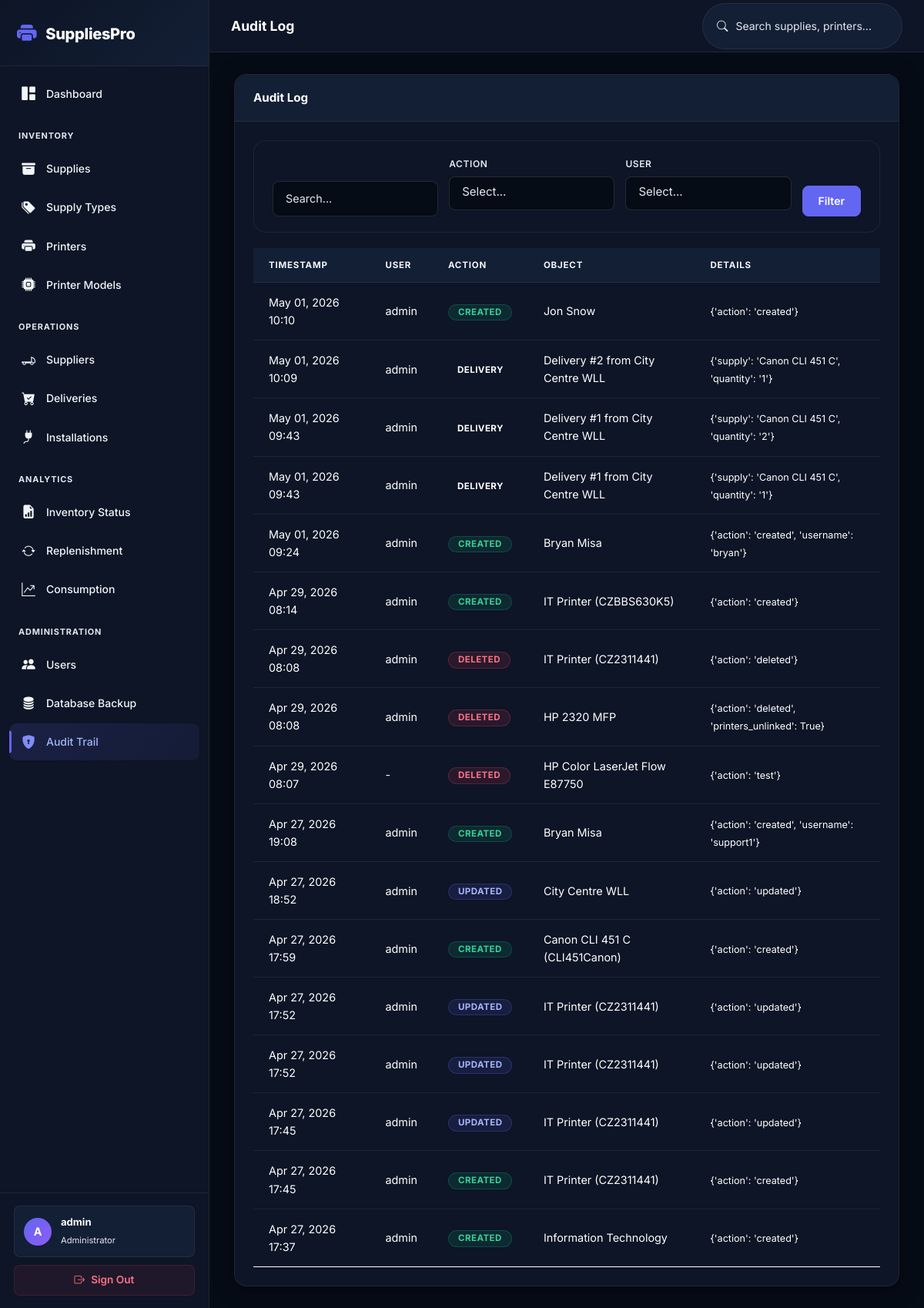
/audit/ (signed in), run on the app's committed database.
### inventory/models.py (models this page shows, shortened)
class User(AbstractUser):
    ROLE_CHOICES = [
        ('admin', 'Administrator'),
        ('manager', 'Manager'),
    ]
    role = models.CharField(max_length=20, choices=ROLE_CHOICES, default='manager')
    phone = models.CharField(max_length=20, blank=True)
    class Meta:
        verbose_name = 'User'
        verbose_name_plural = 'Users'

class AuditLog(models.Model):
    ACTION_CHOICES = [
        ('create', 'Created'),
        ('update', 'Updated'),
        ('delete', 'Deleted'),
        ('install', 'Installed'),
        ('dispose', 'Disposed'),
        ('delivery', 'Delivery'),
    ]
    user = models.ForeignKey(User, on_delete=models.SET_NULL, null=True)
    action = models.CharField(max_length=20, choices=ACTION_CHOICES)
    content_type = models.ForeignKey('contenttypes.ContentType', on_delete=models.SET_NULL, null=True)
    object_id = models.PositiveIntegerField(null=True, blank=True)
    object_repr = models.CharField(max_length=500)
    changes = models.JSONField(default=dict, blank=True)
    timestamp = models.DateTimeField(auto_now_add=True)
    class Meta:
        ordering = ['-timestamp']
        verbose_name = 'Audit Log'
        verbose_name_plural = 'Audit Logs'

### inventory/views.py (the view)
# urls.py: path('audit/', views.audit_log, name='audit_log'),
@admin_required
def audit_log(request):
    queryset = AuditLog.objects.all()
    query = request.GET.get('q')
    action = request.GET.get('action')
    user = request.GET.get('user')
    date_from = request.GET.get('date_from')
    date_to = request.GET.get('date_to')
    if query:
        queryset = queryset.filter(object_repr__icontains=query)
    if action:
        queryset = queryset.filter(action=action)
    if user:
        queryset = queryset.filter(user_id=user)
    if date_from:
        queryset = queryset.filter(timestamp__date__gte=date_from)
    if date_to:
        queryset = queryset.filter(timestamp__date__lte=date_to)
    queryset = queryset.order_by('-timestamp')
    paginator = Paginator(queryset, 50)
    page = request.GET.get('page')
    logs = paginator.get_page(page)
    context = {
        'logs': logs,
        'actions': AuditLog.ACTION_CHOICES,
        'users': User.objects.all(),
    }
    return render(request, 'inventory/audit_log.html', context)

### rbac/services.py (called while the page is built)
def get_user_permissions(user):
    if not user.is_authenticated:
        return set()
    cache_key = f'user_permissions_{user.pk}'
    permissions = cache.get(cache_key)
    if permissions is None:
        permissions = set()
        user_roles = Role.objects.filter(user_roles__user=user)
        for role in user_roles:
            for perm in role.permissions.all():
                permissions.add(perm.code)
        cache.set(cache_key, permissions, timeout=3600)
    return permissions

def get_user_roles(user):
    if not user.is_authenticated:
        return Role.objects.none()
    return Role.objects.filter(user_roles__user=user)

### templates/inventory/audit_log.html (shortened to what this page needs)
{% extends "base.html" %}
{% block page_title %}Audit Log{% endblock %}
{% block content %}
<div class="card">
    <div class="card-header">Audit Log</div>
    <div class="card-body">
        <form method="get" class="filter-bar">
            <div class="filter-group">
                <input type="text" name="q" class="form-control" placeholder="Search..." value="{{ request.GET.q }}">
            </div>
            <div class="filter-group">
                <label>Action</label>
            </div>
            <div class="filter-group">
                <label>User</label>
            </div>
            <button type="submit" class="btn btn-primary">Filter</button>
        </form>
        <table class="table">
            <thead>
                <tr>
                    <th>Timestamp</th>
                    <th>User</th>
                    <th>Action</th>
                    <th>Object</th>
                    <th>Details</th>
                </tr>
            </thead>
            <tbody>
                {% for log in logs %}
                <tr>
                    <td>{{ log.timestamp|date:"M d, Y H:i" }}</td>
                    <td>{{ log.user.username|default:"-" }}</td>
                    <td>
                        {% if log.action == 'create' %}
                        <span class="badge badge-success">{{ log.get_action_display }}</span>
                        {% elif log.action == 'update' %}
                        <span class="badge badge-primary">{{ log.get_action_display }}</span>
                        {% elif log.action == 'delete' %}
                        <span class="badge badge-danger">{{ log.get_action_display }}</span>
                        {% elif log.action == 'install' %}
                        <span class="badge badge-success">{{ log.get_action_display }}</span>
                        {% elif log.action == 'dispose' %}
                        <span class="badge badge-warning">{{ log.get_action_display }}</span>
                        {% elif log.action == 'delivery' %}
                        <span class="badge badge-info">{{ log.get_action_display }}</span>
                        {% else %}
                        <span class="badge badge-secondary">{{ log.get_action_display }}</span>
                        {% endif %}
                    </td>
                    <td>{{ log.object_repr }}</td>
                    <td><small>{{ log.changes }}</small></td>
                </tr>
                {% endfor %}
            </tbody>
        </table>
    </div>
</div>
{% endblock %}

### templates/base.html (shortened to what this page needs)
{% load rbac %}
<!DOCTYPE html>
<html lang="en">
<head>
    <link href="https://cdn.jsdelivr.net/npm/bootstrap@5.3.0/dist/css/bootstrap.min.css" rel="stylesheet">
    <link rel="stylesheet" href="https://cdn.jsdelivr.net/npm/bootstrap-icons@1.11.0/font/bootstrap-icons.css">
    <link href="https://cdn.jsdelivr.net/npm/select2@4.1.0-rc.0/dist/css/select2.min.css" rel="stylesheet"/>
    <link href="https://cdn.jsdelivr.net/npm/select2-bootstrap-5-theme@1.3.0/dist/select2-bootstrap-5-theme.min.css" rel="stylesheet"/>
    <link rel="stylesheet" href="/static/css/style.css">
</head>
<body>
{% if user.is_authenticated %}
<aside class="sidebar" id="sidebar">
    <div class="brand">
        <i class="bi bi-printer-fill"></i>
        <span>SuppliesPro</span>
    </div>
    <nav>
        <a href="{% url 'dashboard' %}" class="{% if request.resolver_match.url_name == 'dashboard' %}active{% endif %}">
            <i class="bi bi-grid-1x2-fill"></i> Dashboard
        </a>
        <div class="section-title">Inventory</div>
        <a href="{% url 'supply_list' %}" class="{% if 'supply' in request.resolver_match.url_name and 'model' not in request.resolver_match.url_name and 'type' not in request.resolver_match.url_name %}active{% endif %}">
            <i class="bi bi-archive-fill"></i> Supplies
        </a>
        <a href="{% url 'supply_type_list' %}" class="{% if 'supply_type' in request.resolver_match.url_name %}active{% endif %}">
            <i class="bi bi-tags-fill"></i> Supply Types
        </a>
        <a href="{% url 'printer_list' %}" class="{% if 'printer' in request.resolver_match.url_name and 'model' not in request.resolver_match.url_name %}active{% endif %}">
            <i class="bi bi-printer-fill"></i> Printers
        </a>
        <a href="{% url 'printer_model_list' %}" class="{% if 'printer_model' in request.resolver_match.url_name %}active{% endif %}">
            <i class="bi bi-cpu-fill"></i> Printer Models
        </a>
        <div class="section-title">Operations</div>
        <a href="{% url 'supplier_list' %}" class="{% if 'supplier' in request.resolver_match.url_name %}active{% endif %}">
            <i class="bi bi-truck-flatbed"></i> Suppliers
        </a>
        <a href="{% url 'delivery_list' %}" class="{% if 'delivery' in request.resolver_match.url_name %}active{% endif %}">
            <i class="bi bi-cart-check-fill"></i> Deliveries
        </a>
        <a href="{% url 'installation_list' %}" class="{% if 'installation' in request.resolver_match.url_name %}active{% endif %}">
            <i class="bi bi-plug-fill"></i> Installations
        </a>
        <div class="section-title">Analytics</div>
        <a href="{% url 'inventory_report' %}" class="{% if 'inventory_report' in request.resolver_match.url_name %}active{% endif %}">
            <i class="bi bi-file-earmark-bar-graph-fill"></i> Inventory Status
        </a>
        <a href="{% url 'replenishment_report' %}" class="{% if 'replenishment' in request.resolver_match.url_name %}active{% endif %}">
            <i class="bi bi-arrow-repeat"></i> Replenishment
        </a>
        <a href="{% url 'consumption_report' %}" class="{% if 'consumption' in request.resolver_match.url_name %}active{% endif %}">
            <i class="bi bi-graph-up-arrow"></i> Consumption
        </a>
{% if user.role == 'admin' %}
        <div class="section-title">Administration</div>
        <a href="{% url 'user_list' %}" class="{% if 'user' in request.resolver_match.url_name and 'list' not in request.resolver_match.url_name and 'create' not in request.resolver_match.url_name %}active{% endif %}">
            <i class="bi bi-people-fill"></i> Users
        </a>
        <a href="{% url 'database_backup' %}" class="{% if 'database_backup' in request.resolver_match.url_name %}active{% endif %}">
            <i class="bi bi-database-fill"></i> Database Backup
        </a>
        <a href="{% url 'audit_log' %}" class="{% if 'audit' in request.resolver_match.url_name %}active{% endif %}">
            <i class="bi bi-shield-lock-fill"></i> Audit Trail
        </a>
{% endif %}
    </nav>
    <div class="user-info">
        <div class="user-pill">
            <div class="avatar">{{ user.username|first|upper }}</div>
            <div class="name-role">
                <span class="d-block fw-bold text-white small">{{ user.username }}</span>
                <span class="role">{{ user.get_role_display }}</span>
            </div>
        </div>
        <a href="{% url 'logout' %}" class="logout-link">
            <i class="bi bi-box-arrow-right"></i> Sign Out
        </a>
    </div>
</aside>
<div class="main-content">
    <header class="top-bar">
        <div class="d-flex align-items-center gap-3">
            <h1>{% block page_title %}Dashboard{% endblock %}</h1>
        </div>
        <div class="search-box">
            <form method="get" action="{% url 'global_search' %}" class="d-flex align-items-center gap-2">
                <i class="bi bi-search"></i>
                <input type="text" name="q" placeholder="Search supplies, printers..." id="globalSearch">
            </form>
        </div>
    </header>
    <main>
        {% block content %}{% endblock %}
    </main>
</div>
{% else %}
<div class="login-container">
    {% block login_content %}{% endblock %}
</div>
{% endif %}
</body>
</html>

### data on the page
User: username|first "A", username "admin", role "Administrator"
AuditLog: timestamp "May 01, 2026 10:10", user.username "admin", action "CREATED", object_repr "Jon Snow", changes "{'action': 'created'}"
AuditLog: timestamp "May 01, 2026 10:09", user.username "admin", action "DELIVERY", object_repr "Delivery #2 from City Centre WLL", changes "{'supply': 'Canon CLI 451 C', 'quantity': '1'}"
AuditLog: timestamp "May 01, 2026 09:43", user.username "admin", action "DELIVERY", object_repr "Delivery #1 from City Centre WLL", changes "{'supply': 'Canon CLI 451 C', 'quantity': '2'}"
AuditLog: timestamp "May 01, 2026 09:43", user.username "admin", action "DELIVERY", object_repr "Delivery #1 from City Centre WLL", changes "{'supply': 'Canon CLI 451 C', 'quantity': '1'}"
AuditLog: timestamp "May 01, 2026 09:24", user.username "admin", action "CREATED", object_repr "Bryan Misa", changes "{'action': 'created', 'username': 'bryan'}"
AuditLog: timestamp "Apr 29, 2026 08:14", user.username "admin", action "CREATED", object_repr "IT Printer (CZBBS630K5)", changes "{'action': 'created'}"
AuditLog: timestamp "Apr 29, 2026 08:08", user.username "admin", action "DELETED", object_repr "IT Printer (CZ2311441)", changes "{'action': 'deleted'}"
AuditLog: timestamp "Apr 29, 2026 08:08", user.username "admin", action "DELETED", object_repr "HP 2320 MFP", changes "{'action': 'deleted', 'printers_unlinked': True}"
AuditLog: timestamp "Apr 29, 2026 08:07", user.username "-", action "DELETED", object_repr "HP Color LaserJet Flow E87750", changes "{'action': 'test'}"
AuditLog: timestamp "Apr 27, 2026 19:08", user.username "admin", action "CREATED", object_repr "Bryan Misa", changes "{'action': 'created', 'username': 'support1'}"
AuditLog: timestamp "Apr 27, 2026 18:52", user.username "admin", action "UPDATED", object_repr "City Centre WLL", changes "{'action': 'updated'}"
AuditLog: timestamp "Apr 27, 2026 17:59", user.username "admin", action "CREATED", object_repr "Canon CLI 451 C (CLI451Canon)", changes "{'action': 'created'}"
AuditLog: timestamp "Apr 27, 2026 17:52", user.username "admin", action "UPDATED", object_repr "IT Printer (CZ2311441)", changes "{'action': 'updated'}"
AuditLog: timestamp "Apr 27, 2026 17:52", user.username "admin", action "UPDATED", object_repr "IT Printer (CZ2311441)", changes "{'action': 'updated'}"
AuditLog: timestamp "Apr 27, 2026 17:45", user.username "admin", action "UPDATED", object_repr "IT Printer (CZ2311441)", changes "{'action': 'updated'}"
AuditLog: timestamp "Apr 27, 2026 17:45", user.username "admin", action "CREATED", object_repr "IT Printer (CZ2311441)", changes "{'action': 'created'}"
AuditLog: timestamp "Apr 27, 2026 17:37", user.username "admin", action "CREATED", object_repr "Information Technology", changes "{'action': 'created'}"
